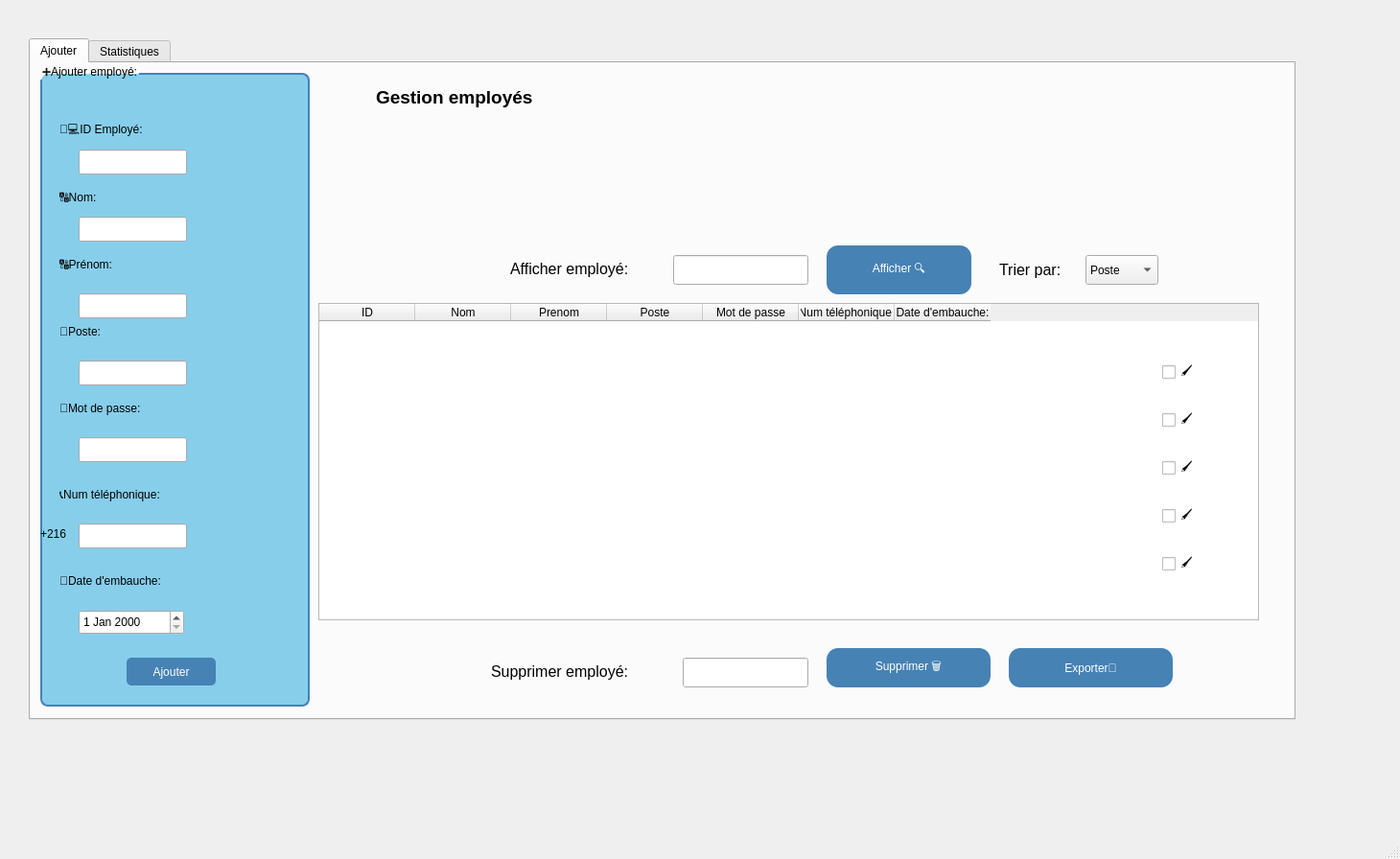
<?xml version="1.0" encoding="UTF-8"?>
<ui version="4.0">
 <class>MainWindow</class>
 <widget class="QMainWindow" name="MainWindow">
  <property name="geometry">
   <rect>
    <x>0</x>
    <y>0</y>
    <width>1460</width>
    <height>896</height>
   </rect>
  </property>
  <property name="windowTitle">
   <string>MainWindow</string>
  </property>
  <widget class="QWidget" name="centralwidget">
   <widget class="QTabWidget" name="tabWidget">
    <property name="geometry">
     <rect>
      <x>30</x>
      <y>40</y>
      <width>1321</width>
      <height>711</height>
     </rect>
    </property>
    <property name="currentIndex">
     <number>0</number>
    </property>
    <widget class="QWidget" name="tab">
     <attribute name="title">
      <string>Ajouter</string>
     </attribute>
     <widget class="QGroupBox" name="groupBox">
      <property name="geometry">
       <rect>
        <x>10</x>
        <y>0</y>
        <width>281</width>
        <height>671</height>
       </rect>
      </property>
      <property name="styleSheet">
       <string notr="true">QGroupBox {
	font: 900 9pt &quot;Segoe UI&quot;;
	font: 900 9pt &quot;Segoe UI&quot;;
	font: 16pt &quot;Segoe UI&quot;;
  
	background-color: rgb(135, 206, 235);
    border: 2px solid #4682B4;
    border-radius: 8px;
    margin-top: 10px;
}
QPushButton {
    background-color: #4682B4;
    color: white;
    border-radius: 5px;
    padding: 5px;
}
QPushButton:hover {
    background-color: #5A9BD5;
}</string>
      </property>
      <property name="title">
       <string>➕Ajouter employé:</string>
      </property>
      <widget class="QLabel" name="label">
       <property name="geometry">
        <rect>
         <x>20</x>
         <y>60</y>
         <width>121</width>
         <height>20</height>
        </rect>
       </property>
       <property name="text">
        <string>👨‍💻ID Employé:</string>
       </property>
      </widget>
      <widget class="QLineEdit" name="lineEdit">
       <property name="geometry">
        <rect>
         <x>40</x>
         <y>90</y>
         <width>113</width>
         <height>26</height>
        </rect>
       </property>
      </widget>
      <widget class="QLabel" name="label_2">
       <property name="geometry">
        <rect>
         <x>20</x>
         <y>130</y>
         <width>63</width>
         <height>20</height>
        </rect>
       </property>
       <property name="text">
        <string>🔠Nom:</string>
       </property>
      </widget>
      <widget class="QLineEdit" name="lineEdit_2">
       <property name="geometry">
        <rect>
         <x>40</x>
         <y>160</y>
         <width>113</width>
         <height>26</height>
        </rect>
       </property>
      </widget>
      <widget class="QLabel" name="label_3">
       <property name="geometry">
        <rect>
         <x>20</x>
         <y>200</y>
         <width>63</width>
         <height>20</height>
        </rect>
       </property>
       <property name="text">
        <string>🔠Prénom:</string>
       </property>
      </widget>
      <widget class="QLineEdit" name="lineEdit_3">
       <property name="geometry">
        <rect>
         <x>40</x>
         <y>240</y>
         <width>113</width>
         <height>26</height>
        </rect>
       </property>
      </widget>
      <widget class="QLabel" name="label_4">
       <property name="geometry">
        <rect>
         <x>20</x>
         <y>270</y>
         <width>63</width>
         <height>20</height>
        </rect>
       </property>
       <property name="text">
        <string>💼Poste:</string>
       </property>
      </widget>
      <widget class="QLineEdit" name="lineEdit_4">
       <property name="geometry">
        <rect>
         <x>40</x>
         <y>310</y>
         <width>113</width>
         <height>26</height>
        </rect>
       </property>
      </widget>
      <widget class="QLabel" name="label_5">
       <property name="geometry">
        <rect>
         <x>20</x>
         <y>350</y>
         <width>101</width>
         <height>20</height>
        </rect>
       </property>
       <property name="text">
        <string>🔣Mot de passe:</string>
       </property>
      </widget>
      <widget class="QLineEdit" name="lineEdit_5">
       <property name="geometry">
        <rect>
         <x>40</x>
         <y>390</y>
         <width>113</width>
         <height>26</height>
        </rect>
       </property>
      </widget>
      <widget class="QLabel" name="label_6">
       <property name="geometry">
        <rect>
         <x>20</x>
         <y>440</y>
         <width>141</width>
         <height>20</height>
        </rect>
       </property>
       <property name="text">
        <string>📞Num téléphonique:</string>
       </property>
      </widget>
      <widget class="QLineEdit" name="lineEdit_6">
       <property name="geometry">
        <rect>
         <x>40</x>
         <y>480</y>
         <width>113</width>
         <height>26</height>
        </rect>
       </property>
      </widget>
      <widget class="QLabel" name="label_7">
       <property name="geometry">
        <rect>
         <x>20</x>
         <y>530</y>
         <width>151</width>
         <height>20</height>
        </rect>
       </property>
       <property name="text">
        <string>📆Date d'embauche:</string>
       </property>
      </widget>
      <widget class="QDateEdit" name="dateEdit">
       <property name="geometry">
        <rect>
         <x>40</x>
         <y>570</y>
         <width>110</width>
         <height>26</height>
        </rect>
       </property>
      </widget>
      <widget class="QPushButton" name="pushButton">
       <property name="geometry">
        <rect>
         <x>90</x>
         <y>620</y>
         <width>93</width>
         <height>29</height>
        </rect>
       </property>
       <property name="text">
        <string>Ajouter</string>
       </property>
      </widget>
      <widget class="QLabel" name="label_21">
       <property name="geometry">
        <rect>
         <x>0</x>
         <y>480</y>
         <width>41</width>
         <height>21</height>
        </rect>
       </property>
       <property name="text">
        <string>+216</string>
       </property>
      </widget>
     </widget>
     <widget class="QTableWidget" name="tableWidget">
      <property name="geometry">
       <rect>
        <x>300</x>
        <y>250</y>
        <width>981</width>
        <height>331</height>
       </rect>
      </property>
      <property name="styleSheet">
       <string notr="true">background-color: #00008B;   /* أزرق غامق */
    color: white;                /* النص أبيض */
    gridline-color: white;       /* لون الخطوط */
    border-radius: 8px;          /* حواف مستديرة */
}
QHeaderView::section {
    background-color: #34495e;   /* رمادي غامق للـ header */
    color: white;
    padding: 4px;
    border: 1px solid #2c3e50;
</string>
      </property>
      <column>
       <property name="text">
        <string>ID</string>
       </property>
      </column>
      <column>
       <property name="text">
        <string>Nom</string>
       </property>
      </column>
      <column>
       <property name="text">
        <string>Prenom</string>
       </property>
      </column>
      <column>
       <property name="text">
        <string>Poste</string>
       </property>
      </column>
      <column>
       <property name="text">
        <string>Mot de passe</string>
       </property>
      </column>
      <column>
       <property name="text">
        <string>Num téléphonique:</string>
       </property>
      </column>
      <column>
       <property name="text">
        <string>Date d'embauche:</string>
       </property>
      </column>
     </widget>
     <widget class="QLabel" name="label_8">
      <property name="geometry">
       <rect>
        <x>360</x>
        <y>20</y>
        <width>291</width>
        <height>31</height>
       </rect>
      </property>
      <property name="text">
       <string>&lt;html&gt;&lt;head/&gt;&lt;body&gt;&lt;p&gt;&lt;span style=&quot; font-size:14pt; font-weight:700;&quot;&gt;Gestion employés&lt;/span&gt;&lt;/p&gt;&lt;/body&gt;&lt;/html&gt;</string>
      </property>
     </widget>
     <widget class="QPushButton" name="pushButton_2">
      <property name="geometry">
       <rect>
        <x>830</x>
        <y>190</y>
        <width>151</width>
        <height>51</height>
       </rect>
      </property>
      <property name="styleSheet">
       <string notr="true">background-color: rgb(70, 130, 180);
font: 14pt &quot;Segoe UI&quot;;
font: 900 12pt &quot;Segoe UI&quot;;

    color: white;                /* لون النص */
    border-radius: 12px;         /* الحواف مدوّرة */
    padding: 8px 16px;</string>
      </property>
      <property name="text">
       <string>Afficher 🔍</string>
      </property>
     </widget>
     <widget class="QLineEdit" name="lineEdit_13">
      <property name="geometry">
       <rect>
        <x>670</x>
        <y>200</y>
        <width>141</width>
        <height>31</height>
       </rect>
      </property>
      <property name="text">
       <string/>
      </property>
     </widget>
     <widget class="QLabel" name="label_17">
      <property name="geometry">
       <rect>
        <x>500</x>
        <y>199</y>
        <width>171</width>
        <height>31</height>
       </rect>
      </property>
      <property name="text">
       <string>&lt;html&gt;&lt;head/&gt;&lt;body&gt;&lt;p&gt;&lt;span style=&quot; font-size:12pt;&quot;&gt;Afficher employé:&lt;/span&gt;&lt;/p&gt;&lt;/body&gt;&lt;/html&gt;</string>
      </property>
     </widget>
     <widget class="QPushButton" name="pushButton_4">
      <property name="geometry">
       <rect>
        <x>830</x>
        <y>610</y>
        <width>171</width>
        <height>41</height>
       </rect>
      </property>
      <property name="styleSheet">
       <string notr="true">background-color: rgb(70, 130, 180);
font: 14pt &quot;Segoe UI&quot;;
font: 900 12pt &quot;Segoe UI&quot;;

    color: white;                /* لون النص */
    border-radius: 12px;         /* الحواف مدوّرة */
    padding: 8px 16px;</string>
      </property>
      <property name="text">
       <string>Supprimer 🗑</string>
      </property>
     </widget>
     <widget class="QLineEdit" name="lineEdit_14">
      <property name="geometry">
       <rect>
        <x>680</x>
        <y>620</y>
        <width>131</width>
        <height>31</height>
       </rect>
      </property>
     </widget>
     <widget class="QLabel" name="label_18">
      <property name="geometry">
       <rect>
        <x>480</x>
        <y>619</y>
        <width>181</width>
        <height>31</height>
       </rect>
      </property>
      <property name="text">
       <string>&lt;html&gt;&lt;head/&gt;&lt;body&gt;&lt;p&gt;&lt;span style=&quot; font-size:12pt;&quot;&gt;Supprimer employé:&lt;/span&gt;&lt;/p&gt;&lt;/body&gt;&lt;/html&gt;</string>
      </property>
     </widget>
     <widget class="QCheckBox" name="checkBox_2">
      <property name="geometry">
       <rect>
        <x>1180</x>
        <y>310</y>
        <width>91</width>
        <height>24</height>
       </rect>
      </property>
      <property name="text">
       <string>🖌</string>
      </property>
     </widget>
     <widget class="QCheckBox" name="checkBox_3">
      <property name="geometry">
       <rect>
        <x>1180</x>
        <y>360</y>
        <width>91</width>
        <height>24</height>
       </rect>
      </property>
      <property name="text">
       <string>🖌</string>
      </property>
     </widget>
     <widget class="QCheckBox" name="checkBox_4">
      <property name="geometry">
       <rect>
        <x>1180</x>
        <y>410</y>
        <width>91</width>
        <height>24</height>
       </rect>
      </property>
      <property name="text">
       <string>🖌</string>
      </property>
     </widget>
     <widget class="QCheckBox" name="checkBox_5">
      <property name="geometry">
       <rect>
        <x>1180</x>
        <y>460</y>
        <width>91</width>
        <height>24</height>
       </rect>
      </property>
      <property name="text">
       <string>🖌</string>
      </property>
     </widget>
     <widget class="QCheckBox" name="checkBox_6">
      <property name="geometry">
       <rect>
        <x>1180</x>
        <y>510</y>
        <width>91</width>
        <height>24</height>
       </rect>
      </property>
      <property name="text">
       <string>🖌</string>
      </property>
     </widget>
     <widget class="QLabel" name="label_19">
      <property name="geometry">
       <rect>
        <x>1010</x>
        <y>200</y>
        <width>91</width>
        <height>31</height>
       </rect>
      </property>
      <property name="text">
       <string>&lt;html&gt;&lt;head/&gt;&lt;body&gt;&lt;p&gt;&lt;span style=&quot; font-size:12pt;&quot;&gt;Trier par:&lt;/span&gt;&lt;/p&gt;&lt;/body&gt;&lt;/html&gt;</string>
      </property>
     </widget>
     <widget class="QComboBox" name="comboBox">
      <property name="geometry">
       <rect>
        <x>1100</x>
        <y>200</y>
        <width>76</width>
        <height>31</height>
       </rect>
      </property>
      <item>
       <property name="text">
        <string>Poste </string>
       </property>
      </item>
      <item>
       <property name="text">
        <string>ID</string>
       </property>
      </item>
      <item>
       <property name="text">
        <string/>
       </property>
      </item>
     </widget>
     <widget class="QLabel" name="label_20">
      <property name="geometry">
       <rect>
        <x>470</x>
        <y>60</y>
        <width>751</width>
        <height>131</height>
       </rect>
      </property>
      <property name="text">
       <string/>
      </property>
      <property name="pixmap">
       <pixmap>../../Capture d’écran 2025-09-29 142122.png</pixmap>
      </property>
     </widget>
     <widget class="QPushButton" name="pushButton_5">
      <property name="geometry">
       <rect>
        <x>1020</x>
        <y>610</y>
        <width>171</width>
        <height>41</height>
       </rect>
      </property>
      <property name="styleSheet">
       <string notr="true">background-color: rgb(70, 130, 180);
font: 14pt &quot;Segoe UI&quot;;
font: 900 12pt &quot;Segoe UI&quot;;

    color: white;                /* لون النص */
    border-radius: 12px;         /* الحواف مدوّرة */
    padding: 8px 16px;</string>
      </property>
      <property name="text">
       <string>Exporter📑</string>
      </property>
     </widget>
    </widget>
    <widget class="QWidget" name="tab_2">
     <attribute name="title">
      <string>Statistiques</string>
     </attribute>
     <widget class="QLabel" name="label_22">
      <property name="geometry">
       <rect>
        <x>290</x>
        <y>90</y>
        <width>751</width>
        <height>131</height>
       </rect>
      </property>
      <property name="text">
       <string/>
      </property>
      <property name="pixmap">
       <pixmap>../../Capture d’écran 2025-09-29 142122.png</pixmap>
      </property>
     </widget>
    </widget>
   </widget>
  </widget>
  <widget class="QMenuBar" name="menubar">
   <property name="geometry">
    <rect>
     <x>0</x>
     <y>0</y>
     <width>1460</width>
     <height>26</height>
    </rect>
   </property>
  </widget>
  <widget class="QStatusBar" name="statusbar"/>
 </widget>
 <resources/>
 <connections/>
</ui>
